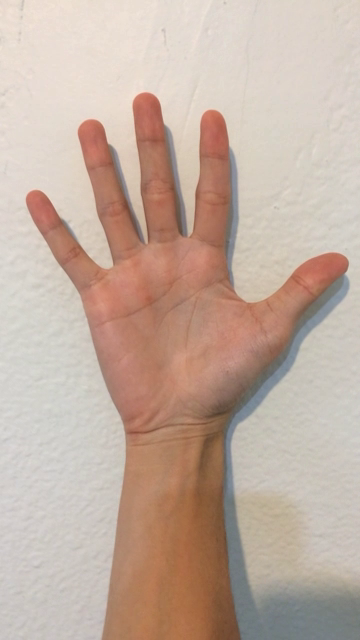
#> input picture frame 19 of code/videos/a.mov, 360 x 640 px, given in place of the camera
$ python Tracking_hand_bgsubtraction.py   (Python 2 division)   (older library calls are emulated)
#> lines starting #> are read from the running program, lines starting #| are printed output that depends on the picture; after the words box and inside, x2 and y2 are one past the last pixel; in counts of white or black regions, pixels touching at a corner belong together
### code/vidutils.py
import cv2
from contextlib import contextmanager
import numpy as np

PRIMARY_CAMERA = 0


@contextmanager
def _vid_capture(source=0):
    """Wrapper to manage access to a video feed or file.

    Arguments:
      source (optional): specifies either the name of a video file or the
        index of a camera to read from (default).
    """

    cap = cv2.VideoCapture(source)
    yield cap

    # Clean up
    cap.release()
    cv2.destroyAllWindows()


# [60 lines left out: functions _vid_props, measure, compare, not called in this run]


# [6 lines that do not run on import are left out]

### code/Tracking_hand_bgsubtraction.py
import cv2
import numpy
from vidutils import _vid_capture

PRIMARY_CAMERA = 0


def processing(source=None):
    # use the webcam if no source input.
    if source is None:
        source = PRIMARY_CAMERA

    # background subtractor
    fgbg = cv2.BackgroundSubtractorMOG2()
    # pos_x = 0
    # pos_y = 0
    # fixed_position = false

    with _vid_capture(source) as cap:

        # getting the background in 5 frames
        for i in xrange(5):
            valid, frame = cap.read()
            gray = cv2.cvtColor(frame, cv2.COLOR_BGR2GRAY)
            fgbg.apply(gray)
#> this loop made 5 passes
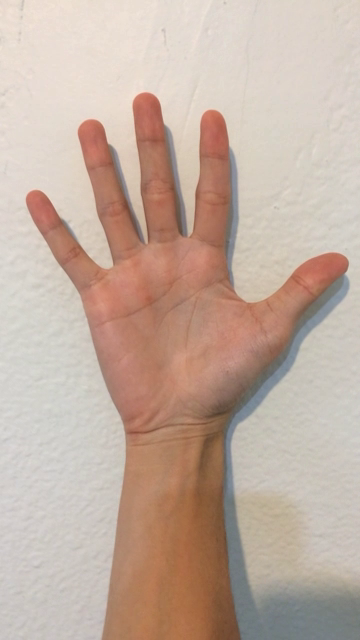
#> input picture frame 19 of code/videos/a.mov, 360 x 640 px, given in place of the camera
#> pass 1, in processing, `gray = cv2.cvtColor(frame, cv2.COLOR_BGR2GRAY)`:
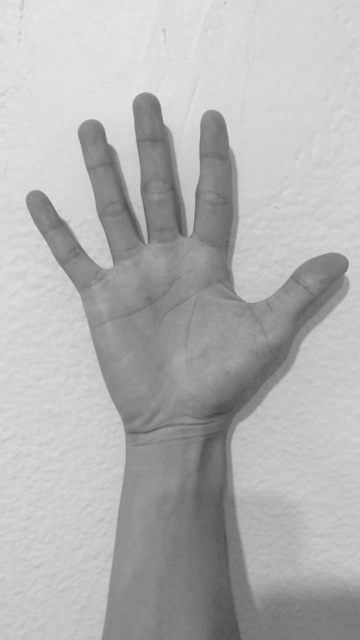
#> gray: shape (640, 360); min 66, max 231, mean 178.8
#> after the loop:
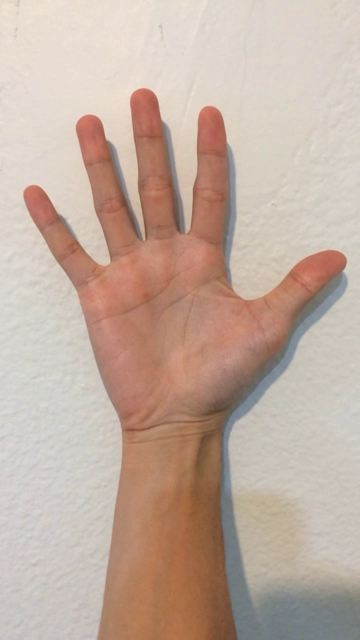
#> frame: shape (640, 360, 3); mean B, G, R 160.1, 173.2, 194.4
#> after the loop:
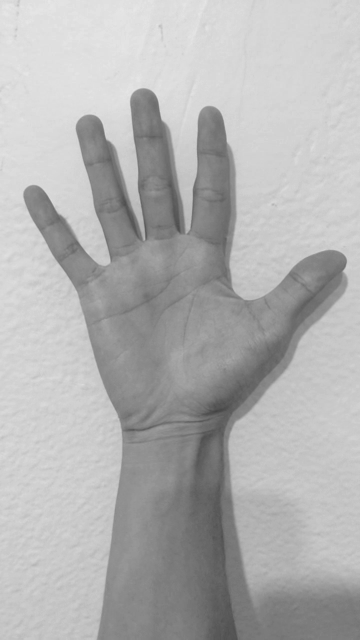
#> gray: shape (640, 360); min 67, max 231, mean 178

        print "I'm ready."

        while (valid):
            # read...
            valid, frame = cap.read()
            frame = cv2.cvtColor(frame, cv2.COLOR_BGR2GRAY)
#> frame: shape (640, 360)
            # loading to background subtractor object
            fgmask = fgbg.apply(frame)
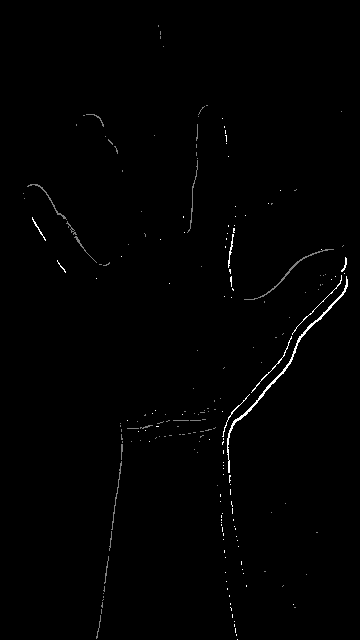
#> fgmask: shape (640, 360); min 0, max 255, mean 1.8
            # display
            cv2.imshow('video', frame)

            # Should I use a box that put the hand in there?
            # cv2.rectangle(frame,(150,150),(350,350),(255,0,255),2)

            # Reduce noise
            ret, thres = cv2.threshold(fgmask, 0, 255, cv2.THRESH_BINARY)
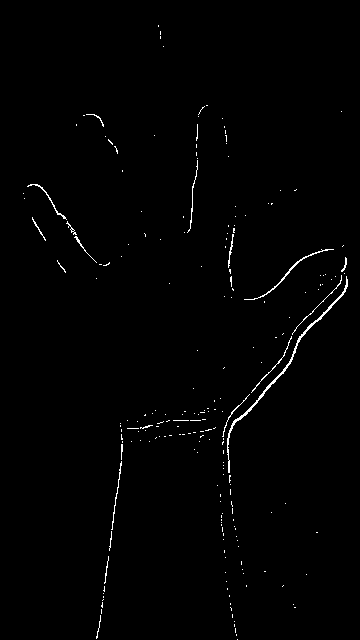
#> thres: shape (640, 360); 0.91% white in thin lines or dots, all inside (x1, y1, x2, y2) = (23, 25, 348, 640)
            # blur
            blur = cv2.medianBlur(thres, 5)
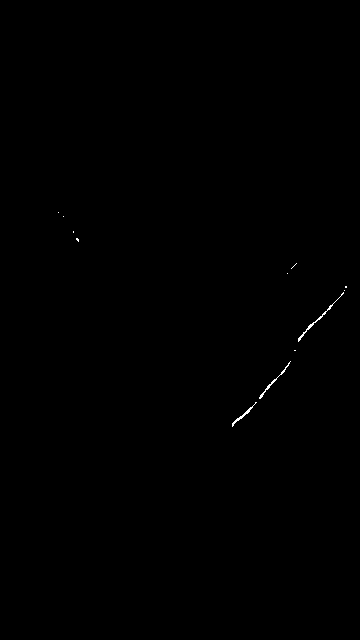
#> blur: shape (640, 360); 0.13% white in thin lines or dots, all inside (x1, y1, x2, y2) = (58, 212, 347, 427)
            # find contours
            contours, hierarchy = cv2.findContours(
                blur, cv2.RETR_EXTERNAL, cv2.CHAIN_APPROX_SIMPLE)
#> contours = 12 contours, 9 with area under 20; largest, box (x1, y1, x2, y2) and area: (298, 292, 344, 342) 56, (232, 402, 257, 427) 42, (259, 361, 291, 399) 42

            if contours:
                # get the largest contour
                cnt = max(contours, key=cv2.contourArea)
#> cnt = contour of 55 points, box (x1, y1, x2, y2) (298, 292, 344, 342), area 56
                # draw contours
                cv2.drawContours(blur, cnt, -1, (255, 0, 255), 3)
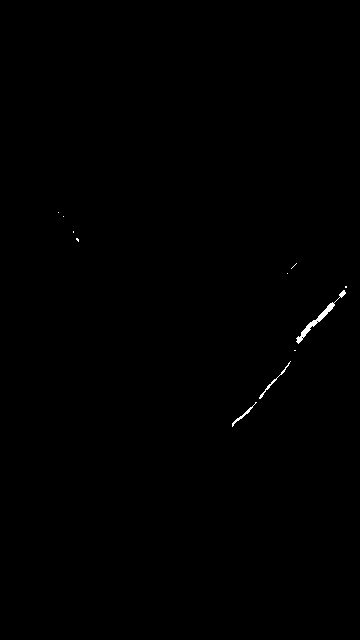
#> blur: shape (640, 360); 0.21% white; 11 white regions (8 under 20 px), largest, box (x1, y1, x2, y2) and area: (296, 290, 346, 344) 295, (259, 361, 291, 399) 83, (232, 402, 257, 427) 71

                # [9 lines of commented-out code are left out]

                cv2.imshow('subtracted', blur)

            if cv2.waitKey(1) & 0xFF == ord('q'):
#> (key q is pressed here)
                cv2.destroyAllWindows()
                break

    cap.release()
    cv2.destroyAllWindows()

if __name__ == '__main__':

    # user interaction
    raw_input("Press enter when you're ready. \
        \nThere shouldn't be anything moving around at this time")
    print "Processing..."

    processing()
